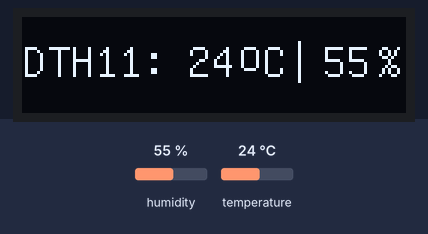
Recording of a sketch running on a simulated Arduino Uno, built with avr-gcc and run on an emulated ATmega328P. Parts: 128×32 one-colour display. The test bench sets the inputs (shaded band); at power-on: humidity 55 %, temperature 24 °C.

Above: at 2.9 s.
3.0 s: humidity set to 22 %
At 5.5 s:
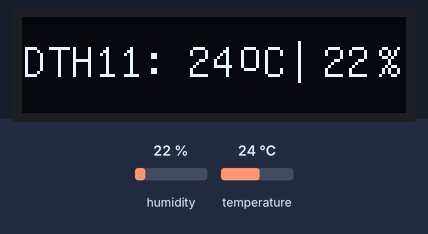
5.8 s: temperature set to 12 °C
At 7.6 s:
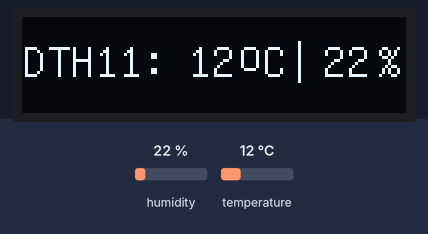
8.6 s: humidity set to 40 %
At 11.5 s:
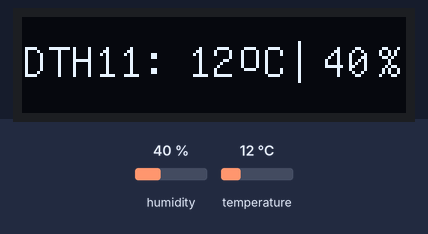
12.1 s: temperature set to 19 °C
At 13.5 s:
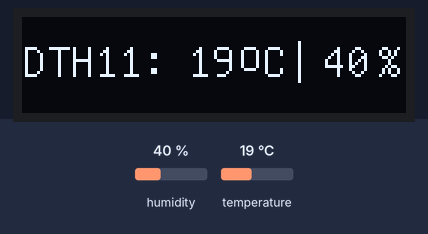
Timing chart, 0 to 15.1 s (numbered marks = the images above; inputs shaded):
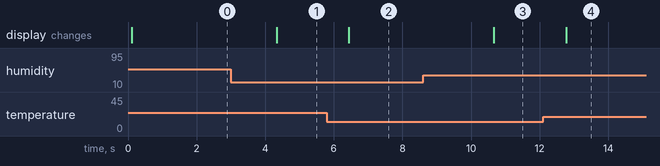

Measured:
- after the input at 3.0 s, the display: changes after 1.3 s (image 1)
- after the input at 5.8 s, the display: changes after 0.64 s (image 2)
- after the input at 8.6 s, the display: changes after 2.1 s (image 3)
- after the input at 12.1 s, the display: changes after 0.67 s (image 4)

The sketch:

DHT11_Sensor_0.91_Display.ino
```cpp
#include "U8glib.h"   // Library for OlED display https://github.com/olikraus/u8glib/
#include "dht.h"      // DHT sensors library https://github.com/RobTillaart/Arduino/tree/master/libraries/DHTstable

#define DHT11PIN 4

U8GLIB_SSD1306_128X32 u8gDHT(U8G_I2C_OPT_FAST);

dht DHT11;

void setup() {

  pinMode(DHT11PIN, INPUT_PULLUP);
  u8gDHT.setFont(u8g_font_unifont);

}

void loop() {
  int DHT11Check = DHT11.read11(DHT11PIN);

  if (DHT11Check == 0)  {

    u8gDHT.firstPage();
      do {
          u8gDHT.drawStr( 0, 20, "DTH11:");
          u8gDHT.setPrintPos(55, 20);
          u8gDHT.print(DHT11.temperature, 0);
              u8gDHT.drawStr(72,18, "o");
              u8gDHT.drawStr(80,20, "C");

          u8gDHT.drawStr( 88, 20, "|");
          u8gDHT.setPrintPos(100, 20);
          u8gDHT.print(DHT11.humidity, 0);
           u8gDHT.drawStr(118,20, "%");

        } while( u8gDHT.nextPage() );

     delay(2000);
  }
}
```
